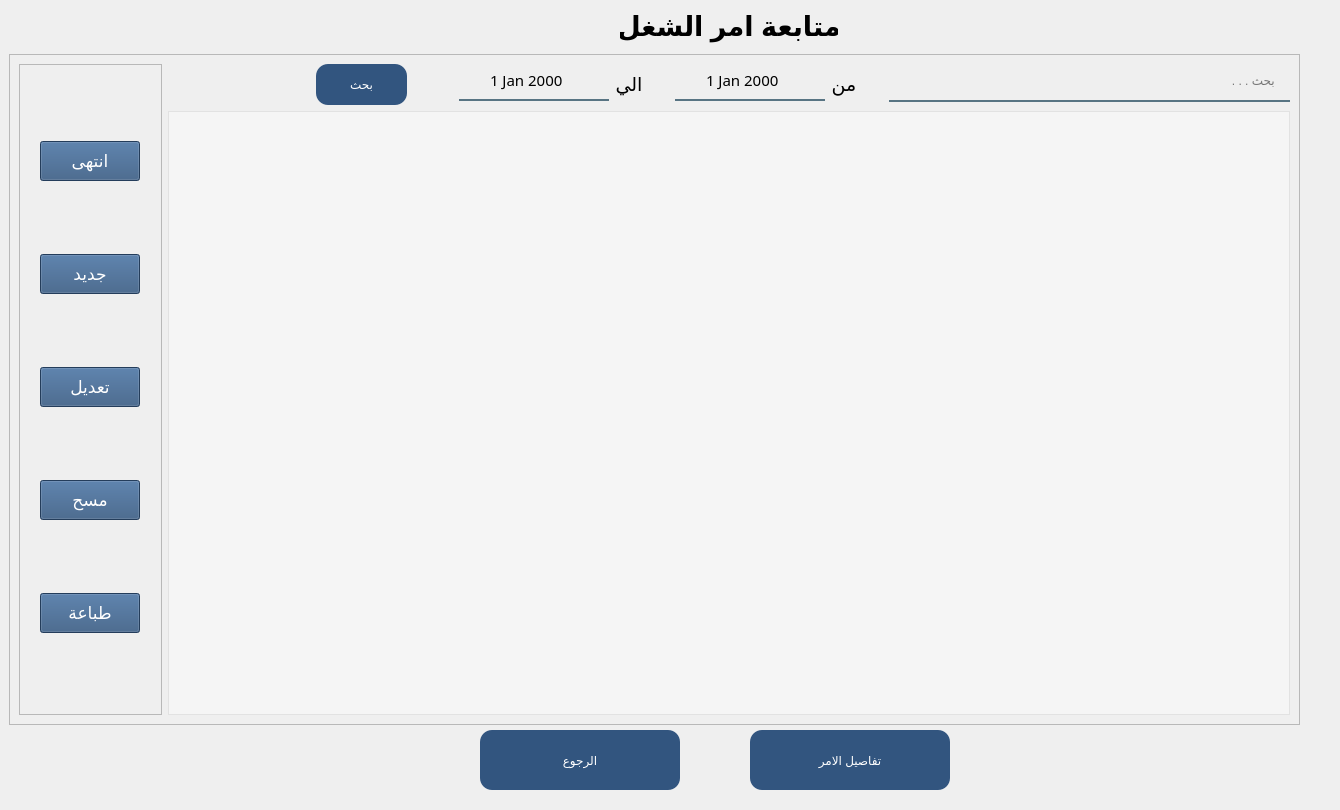
<?xml version="1.0" encoding="UTF-8"?>
<ui version="4.0">
 <class>Form</class>
 <widget class="QWidget" name="Form">
  <property name="geometry">
   <rect>
    <x>0</x>
    <y>0</y>
    <width>1340</width>
    <height>810</height>
   </rect>
  </property>
  <property name="minimumSize">
   <size>
    <width>1340</width>
    <height>810</height>
   </size>
  </property>
  <property name="maximumSize">
   <size>
    <width>1340</width>
    <height>810</height>
   </size>
  </property>
  <property name="windowTitle">
   <string>Form</string>
  </property>
  <widget class="QLabel" name="label">
   <property name="geometry">
    <rect>
     <x>620</x>
     <y>10</y>
     <width>218</width>
     <height>33</height>
    </rect>
   </property>
   <property name="maximumSize">
    <size>
     <width>271</width>
     <height>71</height>
    </size>
   </property>
   <property name="font">
    <font>
     <pointsize>20</pointsize>
     <weight>75</weight>
     <bold>true</bold>
    </font>
   </property>
   <property name="text">
    <string>متابعة امر الشغل</string>
   </property>
   <property name="alignment">
    <set>Qt::AlignCenter</set>
   </property>
  </widget>
  <widget class="QFrame" name="frame">
   <property name="geometry">
    <rect>
     <x>9</x>
     <y>54</y>
     <width>1291</width>
     <height>671</height>
    </rect>
   </property>
   <property name="frameShape">
    <enum>QFrame::StyledPanel</enum>
   </property>
   <property name="frameShadow">
    <enum>QFrame::Raised</enum>
   </property>
   <layout class="QGridLayout" name="gridLayout_2">
    <item row="0" column="0" rowspan="2">
     <widget class="QFrame" name="frame_2">
      <property name="maximumSize">
       <size>
        <width>160</width>
        <height>16777215</height>
       </size>
      </property>
      <property name="frameShape">
       <enum>QFrame::StyledPanel</enum>
      </property>
      <property name="frameShadow">
       <enum>QFrame::Raised</enum>
      </property>
      <layout class="QGridLayout" name="gridLayout">
       <item row="2" column="0">
        <widget class="QPushButton" name="edit">
         <property name="sizePolicy">
          <sizepolicy hsizetype="MinimumExpanding" vsizetype="Fixed">
           <horstretch>0</horstretch>
           <verstretch>0</verstretch>
          </sizepolicy>
         </property>
         <property name="minimumSize">
          <size>
           <width>100</width>
           <height>40</height>
          </size>
         </property>
         <property name="maximumSize">
          <size>
           <width>100</width>
           <height>40</height>
          </size>
         </property>
         <property name="font">
          <font>
           <family>Acumin Pro</family>
           <pointsize>13</pointsize>
           <weight>50</weight>
           <italic>false</italic>
           <bold>false</bold>
          </font>
         </property>
         <property name="styleSheet">
          <string notr="true">
 transition-duration: 0.4s;
 color: white;
 background-color :rgb(50, 85, 127);
 border: 2px solid #rgb(50, 85, 127)

 box-shadow: 0 12px 16px 0 rgba(0,0,0,0.24), 0 17px 50px 0 rgba(0,0,0,0.19);</string>
         </property>
         <property name="text">
          <string>تعديل</string>
         </property>
        </widget>
       </item>
       <item row="4" column="0">
        <widget class="QPushButton" name="print">
         <property name="sizePolicy">
          <sizepolicy hsizetype="MinimumExpanding" vsizetype="Fixed">
           <horstretch>0</horstretch>
           <verstretch>0</verstretch>
          </sizepolicy>
         </property>
         <property name="minimumSize">
          <size>
           <width>100</width>
           <height>40</height>
          </size>
         </property>
         <property name="maximumSize">
          <size>
           <width>100</width>
           <height>40</height>
          </size>
         </property>
         <property name="font">
          <font>
           <family>Acumin Pro</family>
           <pointsize>13</pointsize>
           <weight>50</weight>
           <italic>false</italic>
           <bold>false</bold>
          </font>
         </property>
         <property name="styleSheet">
          <string notr="true">
 transition-duration: 0.4s;
 color: white;
 background-color :rgb(50, 85, 127);
 border: 2px solid #rgb(50, 85, 127)

 box-shadow: 0 12px 16px 0 rgba(0,0,0,0.24), 0 17px 50px 0 rgba(0,0,0,0.19);</string>
         </property>
         <property name="text">
          <string>طباعة</string>
         </property>
        </widget>
       </item>
       <item row="3" column="0">
        <widget class="QPushButton" name="delete_2">
         <property name="sizePolicy">
          <sizepolicy hsizetype="MinimumExpanding" vsizetype="Fixed">
           <horstretch>0</horstretch>
           <verstretch>0</verstretch>
          </sizepolicy>
         </property>
         <property name="minimumSize">
          <size>
           <width>100</width>
           <height>40</height>
          </size>
         </property>
         <property name="maximumSize">
          <size>
           <width>100</width>
           <height>40</height>
          </size>
         </property>
         <property name="font">
          <font>
           <family>Acumin Pro</family>
           <pointsize>13</pointsize>
           <weight>50</weight>
           <italic>false</italic>
           <bold>false</bold>
          </font>
         </property>
         <property name="styleSheet">
          <string notr="true">
 transition-duration: 0.4s;
 color: white;
 background-color :rgb(50, 85, 127);
 border: 2px solid #rgb(50, 85, 127)

 box-shadow: 0 12px 16px 0 rgba(0,0,0,0.24), 0 17px 50px 0 rgba(0,0,0,0.19);</string>
         </property>
         <property name="text">
          <string>مسح</string>
         </property>
        </widget>
       </item>
       <item row="1" column="0">
        <widget class="QPushButton" name="new_2">
         <property name="sizePolicy">
          <sizepolicy hsizetype="MinimumExpanding" vsizetype="Fixed">
           <horstretch>0</horstretch>
           <verstretch>0</verstretch>
          </sizepolicy>
         </property>
         <property name="minimumSize">
          <size>
           <width>100</width>
           <height>40</height>
          </size>
         </property>
         <property name="maximumSize">
          <size>
           <width>100</width>
           <height>40</height>
          </size>
         </property>
         <property name="font">
          <font>
           <family>Acumin Pro</family>
           <pointsize>13</pointsize>
           <weight>50</weight>
           <italic>false</italic>
           <bold>false</bold>
          </font>
         </property>
         <property name="styleSheet">
          <string notr="true">
 transition-duration: 0.4s;
 color: white;
 background-color :rgb(50, 85, 127);
 border: 2px solid #rgb(50, 85, 127)

 box-shadow: 0 12px 16px 0 rgba(0,0,0,0.24), 0 17px 50px 0 rgba(0,0,0,0.19);</string>
         </property>
         <property name="text">
          <string>جديد</string>
         </property>
        </widget>
       </item>
       <item row="0" column="0">
        <widget class="QPushButton" name="end">
         <property name="sizePolicy">
          <sizepolicy hsizetype="MinimumExpanding" vsizetype="Fixed">
           <horstretch>0</horstretch>
           <verstretch>0</verstretch>
          </sizepolicy>
         </property>
         <property name="minimumSize">
          <size>
           <width>100</width>
           <height>40</height>
          </size>
         </property>
         <property name="maximumSize">
          <size>
           <width>100</width>
           <height>40</height>
          </size>
         </property>
         <property name="font">
          <font>
           <family>Acumin Pro</family>
           <pointsize>13</pointsize>
           <weight>50</weight>
           <italic>false</italic>
           <bold>false</bold>
          </font>
         </property>
         <property name="styleSheet">
          <string notr="true">
 transition-duration: 0.4s;
 color: white;
 background-color :rgb(50, 85, 127);
 border: 2px solid #rgb(50, 85, 127)

 box-shadow: 0 12px 16px 0 rgba(0,0,0,0.24), 0 17px 50px 0 rgba(0,0,0,0.19);</string>
         </property>
         <property name="text">
          <string>انتهى</string>
         </property>
        </widget>
       </item>
      </layout>
     </widget>
    </item>
    <item row="0" column="1">
     <spacer name="horizontalSpacer_2">
      <property name="orientation">
       <enum>Qt::Horizontal</enum>
      </property>
      <property name="sizeHint" stdset="0">
       <size>
        <width>135</width>
        <height>20</height>
       </size>
      </property>
     </spacer>
    </item>
    <item row="0" column="2">
     <widget class="QPushButton" name="next_btn">
      <property name="minimumSize">
       <size>
        <width>91</width>
        <height>41</height>
       </size>
      </property>
      <property name="maximumSize">
       <size>
        <width>16777215</width>
        <height>16777215</height>
       </size>
      </property>
      <property name="styleSheet">
       <string notr="true">font: 11pt &quot;Acumin Pro&quot;;
color: rgb(255, 255, 255);
background-color: rgb(50, 85, 127);

 border-radius: 12px;
</string>
      </property>
      <property name="text">
       <string>بحث</string>
      </property>
     </widget>
    </item>
    <item row="0" column="3">
     <spacer name="horizontalSpacer">
      <property name="orientation">
       <enum>Qt::Horizontal</enum>
      </property>
      <property name="sizeType">
       <enum>QSizePolicy::Fixed</enum>
      </property>
      <property name="sizeHint" stdset="0">
       <size>
        <width>40</width>
        <height>20</height>
       </size>
      </property>
     </spacer>
    </item>
    <item row="0" column="4">
     <widget class="QDateEdit" name="dateEdit_2">
      <property name="minimumSize">
       <size>
        <width>150</width>
        <height>0</height>
       </size>
      </property>
      <property name="font">
       <font>
        <family>Acumin Pro</family>
        <pointsize>11</pointsize>
        <weight>50</weight>
        <italic>false</italic>
        <bold>false</bold>
       </font>
      </property>
      <property name="styleSheet">
       <string notr="true">background-color:rgba(0, 0, 0, 0);
border:none;
border-bottom:2px solid rgba(46, 82, 101, 200);
font: 11pt &quot;Acumin Pro&quot;;
padding-bottom:7px;</string>
      </property>
      <property name="alignment">
       <set>Qt::AlignCenter</set>
      </property>
     </widget>
    </item>
    <item row="0" column="5">
     <widget class="QLabel" name="label_3">
      <property name="font">
       <font>
        <pointsize>14</pointsize>
       </font>
      </property>
      <property name="text">
       <string>الي</string>
      </property>
      <property name="alignment">
       <set>Qt::AlignCenter</set>
      </property>
     </widget>
    </item>
    <item row="0" column="6">
     <spacer name="horizontalSpacer_4">
      <property name="orientation">
       <enum>Qt::Horizontal</enum>
      </property>
      <property name="sizeType">
       <enum>QSizePolicy::Fixed</enum>
      </property>
      <property name="sizeHint" stdset="0">
       <size>
        <width>20</width>
        <height>20</height>
       </size>
      </property>
     </spacer>
    </item>
    <item row="0" column="7">
     <widget class="QDateEdit" name="dateEdit">
      <property name="minimumSize">
       <size>
        <width>150</width>
        <height>0</height>
       </size>
      </property>
      <property name="font">
       <font>
        <family>Acumin Pro</family>
        <pointsize>11</pointsize>
        <weight>50</weight>
        <italic>false</italic>
        <bold>false</bold>
       </font>
      </property>
      <property name="styleSheet">
       <string notr="true">background-color:rgba(0, 0, 0, 0);
border:none;
border-bottom:2px solid rgba(46, 82, 101, 200);
font: 11pt &quot;Acumin Pro&quot;;
padding-bottom:7px;</string>
      </property>
      <property name="alignment">
       <set>Qt::AlignCenter</set>
      </property>
     </widget>
    </item>
    <item row="0" column="8">
     <widget class="QLabel" name="label_2">
      <property name="font">
       <font>
        <pointsize>14</pointsize>
       </font>
      </property>
      <property name="text">
       <string>من</string>
      </property>
      <property name="alignment">
       <set>Qt::AlignCenter</set>
      </property>
     </widget>
    </item>
    <item row="0" column="9">
     <spacer name="horizontalSpacer_3">
      <property name="orientation">
       <enum>Qt::Horizontal</enum>
      </property>
      <property name="sizeType">
       <enum>QSizePolicy::Fixed</enum>
      </property>
      <property name="sizeHint" stdset="0">
       <size>
        <width>20</width>
        <height>20</height>
       </size>
      </property>
     </spacer>
    </item>
    <item row="0" column="10">
     <widget class="QLineEdit" name="search_lineEdit">
      <property name="minimumSize">
       <size>
        <width>401</width>
        <height>35</height>
       </size>
      </property>
      <property name="styleSheet">
       <string notr="true">background-color:rgba(0, 0, 0, 0);
border:none;
border-bottom:2px solid rgba(46, 82, 101, 200);

padding-bottom:7px;
font: 14pt &quot;Acumin Pro&quot;;</string>
      </property>
      <property name="placeholderText">
       <string>    بحث . . .</string>
      </property>
     </widget>
    </item>
    <item row="1" column="1" colspan="10">
     <widget class="QListWidget" name="listWidget">
      <property name="font">
       <font>
        <family>Bahnschrift SemiBold</family>
        <pointsize>23</pointsize>
        <weight>75</weight>
        <bold>true</bold>
       </font>
      </property>
      <property name="layoutDirection">
       <enum>Qt::RightToLeft</enum>
      </property>
      <property name="styleSheet">
       <string notr="true">background-color: rgb(255, 255, 255,100);</string>
      </property>
      <property name="textElideMode">
       <enum>Qt::ElideRight</enum>
      </property>
      <property name="verticalScrollMode">
       <enum>QAbstractItemView::ScrollPerItem</enum>
      </property>
      <property name="movement">
       <enum>QListView::Static</enum>
      </property>
      <property name="flow">
       <enum>QListView::TopToBottom</enum>
      </property>
      <property name="spacing">
       <number>10</number>
      </property>
      <property name="viewMode">
       <enum>QListView::ListMode</enum>
      </property>
     </widget>
    </item>
   </layout>
  </widget>
  <widget class="QPushButton" name="details_btn">
   <property name="geometry">
    <rect>
     <x>750</x>
     <y>730</y>
     <width>200</width>
     <height>60</height>
    </rect>
   </property>
   <property name="minimumSize">
    <size>
     <width>200</width>
     <height>60</height>
    </size>
   </property>
   <property name="maximumSize">
    <size>
     <width>16777215</width>
     <height>16777215</height>
    </size>
   </property>
   <property name="styleSheet">
    <string notr="true">font: 11pt &quot;Acumin Pro&quot;;
color: rgb(255, 255, 255);
background-color: rgb(50, 85, 127);

 border-radius: 12px;
</string>
   </property>
   <property name="text">
    <string>تفاصيل الامر</string>
   </property>
  </widget>
  <widget class="QPushButton" name="bck_btn">
   <property name="geometry">
    <rect>
     <x>480</x>
     <y>730</y>
     <width>200</width>
     <height>60</height>
    </rect>
   </property>
   <property name="minimumSize">
    <size>
     <width>200</width>
     <height>60</height>
    </size>
   </property>
   <property name="maximumSize">
    <size>
     <width>16777215</width>
     <height>16777215</height>
    </size>
   </property>
   <property name="styleSheet">
    <string notr="true">font: 11pt &quot;Acumin Pro&quot;;
color: rgb(255, 255, 255);
background-color: rgb(50, 85, 127);

 border-radius: 12px;
</string>
   </property>
   <property name="text">
    <string>الرجوع</string>
   </property>
  </widget>
  <widget class="QLabel" name="label_4">
   <property name="geometry">
    <rect>
     <x>0</x>
     <y>0</y>
     <width>1361</width>
     <height>821</height>
    </rect>
   </property>
   <property name="minimumSize">
    <size>
     <width>1361</width>
     <height>821</height>
    </size>
   </property>
   <property name="maximumSize">
    <size>
     <width>1361</width>
     <height>821</height>
    </size>
   </property>
   <property name="text">
    <string/>
   </property>
   <property name="pixmap">
    <pixmap resource="app_resources.qrc">:/login/images/backgroung/3433814.jpg</pixmap>
   </property>
   <property name="scaledContents">
    <bool>true</bool>
   </property>
  </widget>
  <zorder>label_4</zorder>
  <zorder>label</zorder>
  <zorder>frame</zorder>
  <zorder>details_btn</zorder>
  <zorder>bck_btn</zorder>
 </widget>
 <resources>
  <include location="app_resources.qrc"/>
 </resources>
 <connections/>
</ui>
